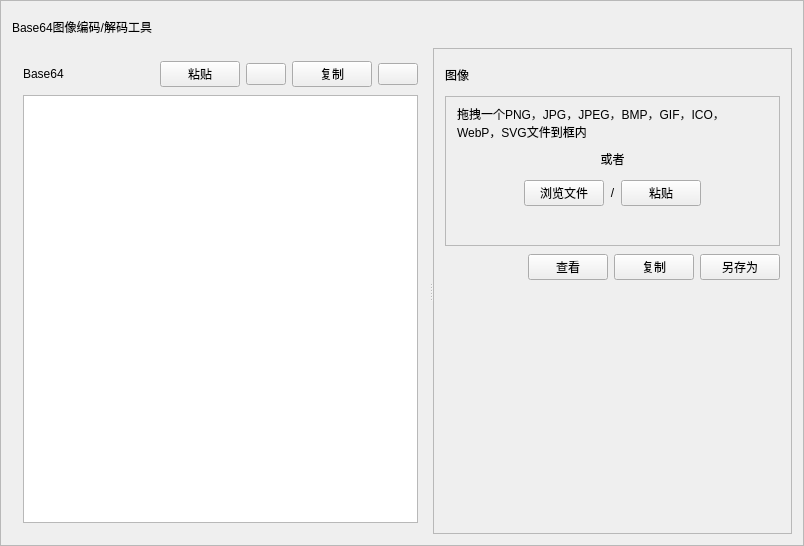
<?xml version="1.0" encoding="UTF-8"?>
<ui version="4.0">
 <class>ConvertBase64ImageClass</class>
 <widget class="QWidget" name="ConvertBase64ImageClass">
  <property name="geometry">
   <rect>
    <x>0</x>
    <y>0</y>
    <width>804</width>
    <height>546</height>
   </rect>
  </property>
  <property name="windowTitle">
   <string>ConvertBase64Image</string>
  </property>
  <layout class="QGridLayout" name="gridLayout">
   <property name="leftMargin">
    <number>0</number>
   </property>
   <property name="topMargin">
    <number>0</number>
   </property>
   <property name="rightMargin">
    <number>0</number>
   </property>
   <property name="bottomMargin">
    <number>0</number>
   </property>
   <property name="spacing">
    <number>0</number>
   </property>
   <item row="0" column="0">
    <widget class="QScrollArea" name="scrollArea">
     <property name="widgetResizable">
      <bool>true</bool>
     </property>
     <widget class="QWidget" name="scrollAreaWidgetContents">
      <property name="geometry">
       <rect>
        <x>0</x>
        <y>0</y>
        <width>802</width>
        <height>544</height>
       </rect>
      </property>
      <layout class="QGridLayout" name="gridLayout_7">
       <item row="0" column="0">
        <layout class="QGridLayout" name="gridLayout_6">
         <item row="0" column="0">
          <widget class="QLabel" name="label">
           <property name="minimumSize">
            <size>
             <width>0</width>
             <height>30</height>
            </size>
           </property>
           <property name="maximumSize">
            <size>
             <width>16777215</width>
             <height>30</height>
            </size>
           </property>
           <property name="text">
            <string>Base64图像编码/解码工具</string>
           </property>
          </widget>
         </item>
         <item row="1" column="0">
          <widget class="QSplitter" name="splitter">
           <property name="orientation">
            <enum>Qt::Horizontal</enum>
           </property>
           <widget class="QFrame" name="frame">
            <layout class="QGridLayout" name="gridLayout_3">
             <item row="0" column="0">
              <widget class="QWidget" name="widget" native="true">
               <property name="minimumSize">
                <size>
                 <width>0</width>
                 <height>30</height>
                </size>
               </property>
               <property name="maximumSize">
                <size>
                 <width>16777215</width>
                 <height>30</height>
                </size>
               </property>
               <layout class="QGridLayout" name="gridLayout_2">
                <property name="leftMargin">
                 <number>0</number>
                </property>
                <property name="topMargin">
                 <number>0</number>
                </property>
                <property name="rightMargin">
                 <number>0</number>
                </property>
                <property name="bottomMargin">
                 <number>0</number>
                </property>
                <item row="0" column="0">
                 <layout class="QHBoxLayout" name="horizontalLayout">
                  <item>
                   <widget class="QLabel" name="label_2">
                    <property name="text">
                     <string>Base64</string>
                    </property>
                   </widget>
                  </item>
                  <item>
                   <spacer name="horizontalSpacer">
                    <property name="orientation">
                     <enum>Qt::Horizontal</enum>
                    </property>
                    <property name="sizeHint" stdset="0">
                     <size>
                      <width>40</width>
                      <height>20</height>
                     </size>
                    </property>
                   </spacer>
                  </item>
                  <item>
                   <widget class="QPushButton" name="pasteButton">
                    <property name="text">
                     <string>粘贴</string>
                    </property>
                    <property name="icon">
                     <iconset resource="devtoys.qrc">
                      <normaloff>:/DevToys/icon/粘贴.png</normaloff>:/DevToys/icon/粘贴.png</iconset>
                    </property>
                   </widget>
                  </item>
                  <item>
                   <widget class="QPushButton" name="openFileButton">
                    <property name="text">
                     <string/>
                    </property>
                    <property name="icon">
                     <iconset resource="devtoys.qrc">
                      <normaloff>:/DevToys/icon/打开文件.png</normaloff>:/DevToys/icon/打开文件.png</iconset>
                    </property>
                   </widget>
                  </item>
                  <item>
                   <widget class="QPushButton" name="copyButton">
                    <property name="text">
                     <string>复制</string>
                    </property>
                    <property name="icon">
                     <iconset resource="devtoys.qrc">
                      <normaloff>:/DevToys/icon/复制.png</normaloff>:/DevToys/icon/复制.png</iconset>
                    </property>
                   </widget>
                  </item>
                  <item>
                   <widget class="QPushButton" name="clearButton">
                    <property name="text">
                     <string/>
                    </property>
                    <property name="icon">
                     <iconset resource="devtoys.qrc">
                      <normaloff>:/DevToys/icon/清空.png</normaloff>:/DevToys/icon/清空.png</iconset>
                    </property>
                   </widget>
                  </item>
                 </layout>
                </item>
               </layout>
              </widget>
             </item>
             <item row="1" column="0">
              <widget class="QPlainTextEdit" name="plainTextEdit"/>
             </item>
            </layout>
           </widget>
           <widget class="QFrame" name="frame_2">
            <property name="frameShape">
             <enum>QFrame::StyledPanel</enum>
            </property>
            <property name="frameShadow">
             <enum>QFrame::Raised</enum>
            </property>
            <layout class="QGridLayout" name="gridLayout_8">
             <item row="0" column="0">
              <widget class="QLabel" name="label_3">
               <property name="minimumSize">
                <size>
                 <width>0</width>
                 <height>30</height>
                </size>
               </property>
               <property name="maximumSize">
                <size>
                 <width>16777215</width>
                 <height>30</height>
                </size>
               </property>
               <property name="text">
                <string>图像</string>
               </property>
              </widget>
             </item>
             <item row="1" column="0">
              <widget class="QFrame" name="frame_3">
               <property name="minimumSize">
                <size>
                 <width>0</width>
                 <height>150</height>
                </size>
               </property>
               <property name="maximumSize">
                <size>
                 <width>16777215</width>
                 <height>150</height>
                </size>
               </property>
               <property name="frameShape">
                <enum>QFrame::StyledPanel</enum>
               </property>
               <property name="frameShadow">
                <enum>QFrame::Raised</enum>
               </property>
               <layout class="QGridLayout" name="gridLayout_4">
                <item row="0" column="0">
                 <widget class="QLabel" name="label_4">
                  <property name="minimumSize">
                   <size>
                    <width>0</width>
                    <height>30</height>
                   </size>
                  </property>
                  <property name="maximumSize">
                   <size>
                    <width>16777215</width>
                    <height>30</height>
                   </size>
                  </property>
                  <property name="text">
                   <string>拖拽一个PNG，JPG，JPEG，BMP，GIF，ICO，WebP，SVG文件到框内</string>
                  </property>
                  <property name="wordWrap">
                   <bool>true</bool>
                  </property>
                 </widget>
                </item>
                <item row="1" column="0">
                 <widget class="QLabel" name="label_5">
                  <property name="minimumSize">
                   <size>
                    <width>0</width>
                    <height>30</height>
                   </size>
                  </property>
                  <property name="maximumSize">
                   <size>
                    <width>16777215</width>
                    <height>30</height>
                   </size>
                  </property>
                  <property name="text">
                   <string>或者</string>
                  </property>
                  <property name="alignment">
                   <set>Qt::AlignCenter</set>
                  </property>
                 </widget>
                </item>
                <item row="2" column="0">
                 <layout class="QHBoxLayout" name="horizontalLayout_2">
                  <item>
                   <spacer name="horizontalSpacer_2">
                    <property name="orientation">
                     <enum>Qt::Horizontal</enum>
                    </property>
                    <property name="sizeHint" stdset="0">
                     <size>
                      <width>40</width>
                      <height>20</height>
                     </size>
                    </property>
                   </spacer>
                  </item>
                  <item>
                   <widget class="QPushButton" name="openImageButton">
                    <property name="text">
                     <string>浏览文件</string>
                    </property>
                   </widget>
                  </item>
                  <item>
                   <widget class="QLabel" name="label_6">
                    <property name="text">
                     <string>/</string>
                    </property>
                    <property name="alignment">
                     <set>Qt::AlignCenter</set>
                    </property>
                   </widget>
                  </item>
                  <item>
                   <widget class="QPushButton" name="pasteImageButton">
                    <property name="text">
                     <string>粘贴</string>
                    </property>
                   </widget>
                  </item>
                  <item>
                   <spacer name="horizontalSpacer_3">
                    <property name="orientation">
                     <enum>Qt::Horizontal</enum>
                    </property>
                    <property name="sizeHint" stdset="0">
                     <size>
                      <width>40</width>
                      <height>20</height>
                     </size>
                    </property>
                   </spacer>
                  </item>
                 </layout>
                </item>
                <item row="3" column="0">
                 <spacer name="verticalSpacer">
                  <property name="orientation">
                   <enum>Qt::Vertical</enum>
                  </property>
                  <property name="sizeHint" stdset="0">
                   <size>
                    <width>20</width>
                    <height>40</height>
                   </size>
                  </property>
                 </spacer>
                </item>
               </layout>
              </widget>
             </item>
             <item row="2" column="0">
              <widget class="QWidget" name="widget_2" native="true">
               <property name="minimumSize">
                <size>
                 <width>0</width>
                 <height>30</height>
                </size>
               </property>
               <property name="maximumSize">
                <size>
                 <width>16777215</width>
                 <height>30</height>
                </size>
               </property>
               <layout class="QGridLayout" name="gridLayout_5">
                <property name="leftMargin">
                 <number>0</number>
                </property>
                <property name="topMargin">
                 <number>0</number>
                </property>
                <property name="rightMargin">
                 <number>0</number>
                </property>
                <property name="bottomMargin">
                 <number>0</number>
                </property>
                <item row="0" column="0">
                 <layout class="QHBoxLayout" name="horizontalLayout_3">
                  <item>
                   <spacer name="horizontalSpacer_4">
                    <property name="orientation">
                     <enum>Qt::Horizontal</enum>
                    </property>
                    <property name="sizeHint" stdset="0">
                     <size>
                      <width>40</width>
                      <height>20</height>
                     </size>
                    </property>
                   </spacer>
                  </item>
                  <item>
                   <widget class="QPushButton" name="seeImageButton">
                    <property name="text">
                     <string>查看</string>
                    </property>
                   </widget>
                  </item>
                  <item>
                   <widget class="QPushButton" name="copyImageButton">
                    <property name="text">
                     <string>复制</string>
                    </property>
                   </widget>
                  </item>
                  <item>
                   <widget class="QPushButton" name="saveImageButton">
                    <property name="text">
                     <string>另存为</string>
                    </property>
                   </widget>
                  </item>
                 </layout>
                </item>
               </layout>
              </widget>
             </item>
             <item row="3" column="0">
              <widget class="QLabel" name="imageLabel">
               <property name="styleSheet">
                <string notr="true">border-color: rgb(255, 255, 255);</string>
               </property>
               <property name="text">
                <string/>
               </property>
              </widget>
             </item>
            </layout>
           </widget>
          </widget>
         </item>
        </layout>
       </item>
      </layout>
     </widget>
    </widget>
   </item>
  </layout>
 </widget>
 <layoutdefault spacing="6" margin="11"/>
 <resources>
  <include location="devtoys.qrc"/>
 </resources>
 <connections/>
</ui>
